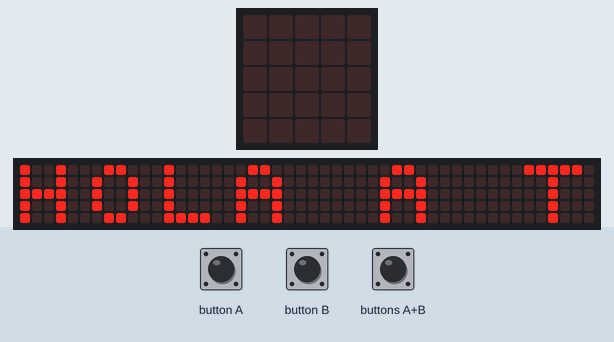
The program below on a simulated BBC micro:bit (MakeCode). Parts: the board's 5×5 LED display, a strip that is not on the board, showing the scrolling text unrolled. The 48×5 strip is a reading aid, not a part: it shows the text the display is scrolling, unrolled, one strip-width of it at a time.

Above: at 4.1 s.
At 14.0 s:
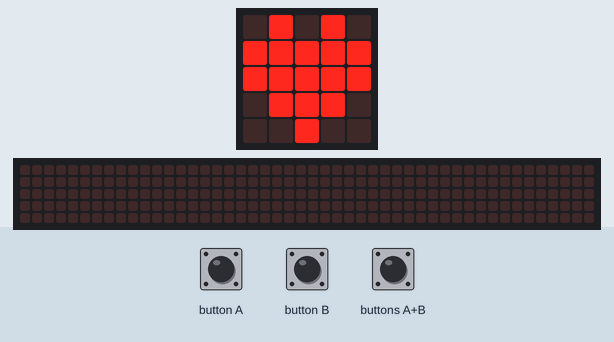
At 18.6 s:
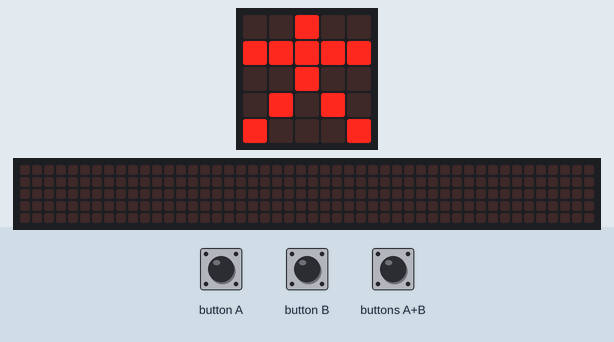
At 21.8 s:
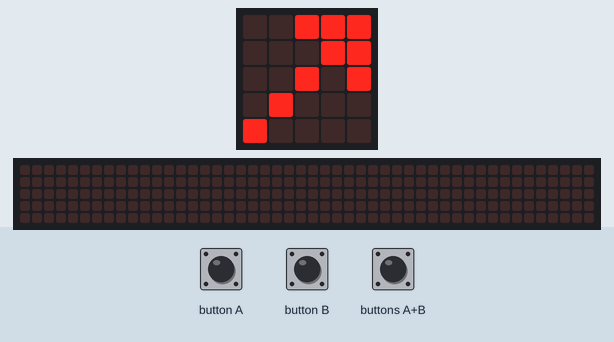
At 25.0 s:
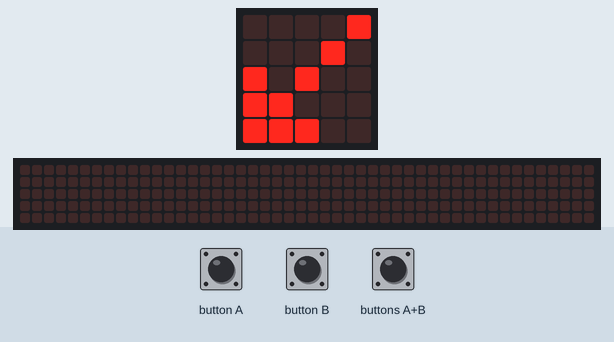
At 31.4 s:
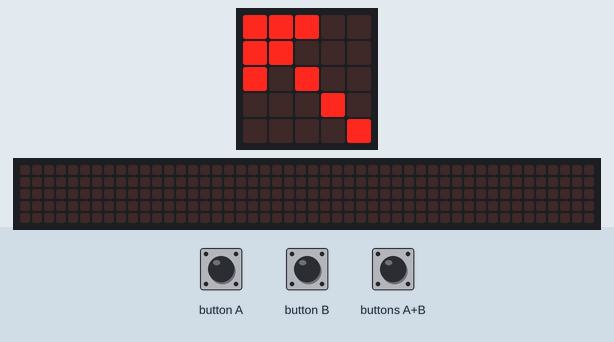

The program:

main.ts
```typescript
input.onButtonPressed(Button.A, function () {

})
input.onButtonPressed(Button.AB, function () {

})
input.onButtonPressed(Button.B, function () {

})
basic.forever(function () {
    basic.showString("HOLA A TODOS")
    basic.showNumber(3)
    basic.showNumber(2)
    basic.showNumber(1)
    basic.showIcon(IconNames.Heart)
    basic.pause(1000)
    basic.showIcon(IconNames.SmallHeart)
    basic.pause(1000)
    basic.showLeds(`
        . # . . .
        # . . . .
        # # # # #
        # . . . .
        . # . . .
        `)
    basic.pause(1000)
    basic.showIcon(IconNames.StickFigure)
    basic.pause(1000)
    basic.showArrow(ArrowNames.North)
    basic.pause(1000)
    basic.showArrow(ArrowNames.NorthEast)
    basic.pause(1000)
    basic.showArrow(ArrowNames.East)
    basic.pause(1000)
    basic.showArrow(ArrowNames.SouthWest)
    basic.pause(1000)
    basic.showArrow(ArrowNames.South)
    basic.pause(1000)
    basic.showArrow(ArrowNames.SouthWest)
    basic.pause(1000)
    basic.showArrow(ArrowNames.West)
    basic.pause(1000)
    basic.showArrow(ArrowNames.NorthWest)
    basic.pause(1000)
    basic.clearScreen()
})
```

test.ts
```typescript
// aquí va el archivo "tests"; esto no se compilará cuando este paquete se utilice como una extensión.
```

Measured:
- what the display in image 0 shows lasts 0.6 s, from 4.1 s to 4.7 s
- what the display in image 1 shows lasts 1.6 s, from 14.0 s to 15.6 s
